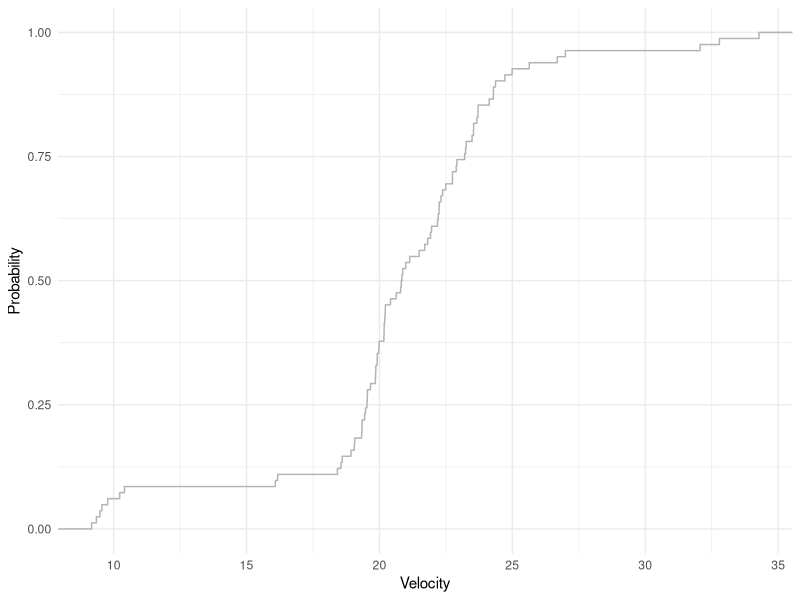
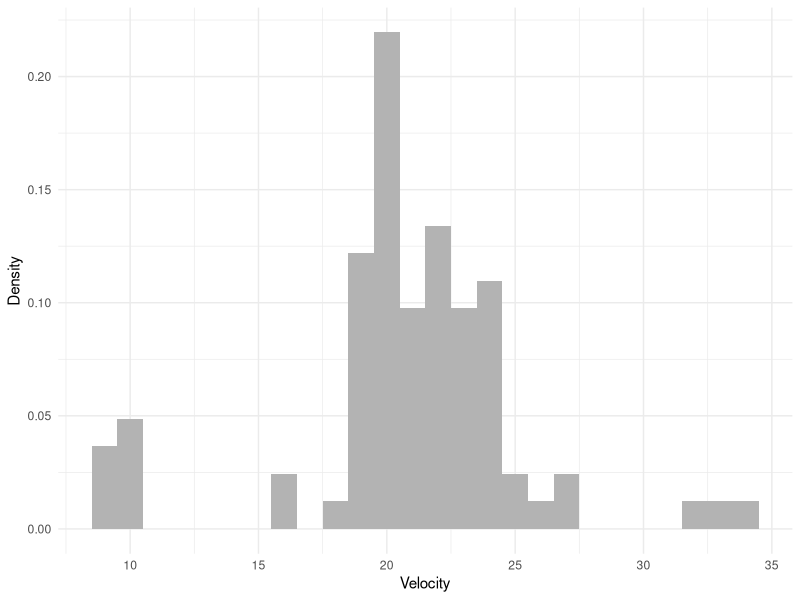
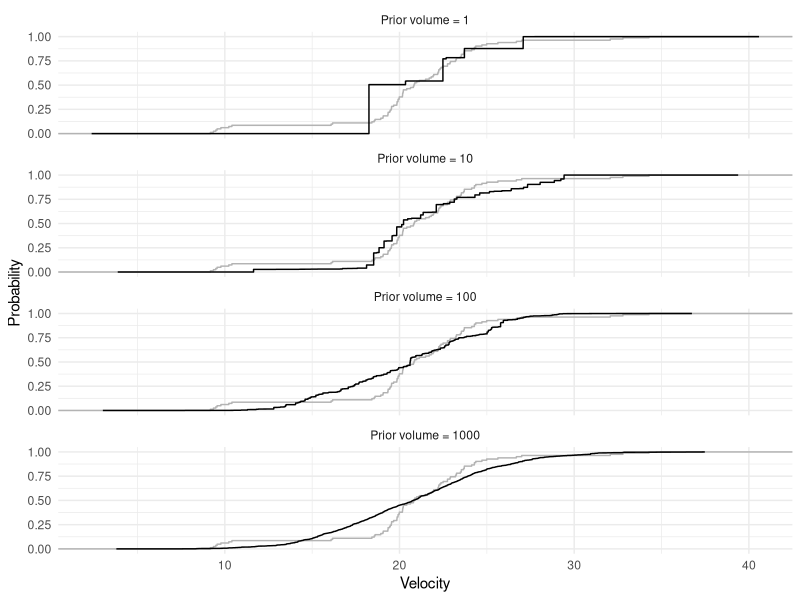
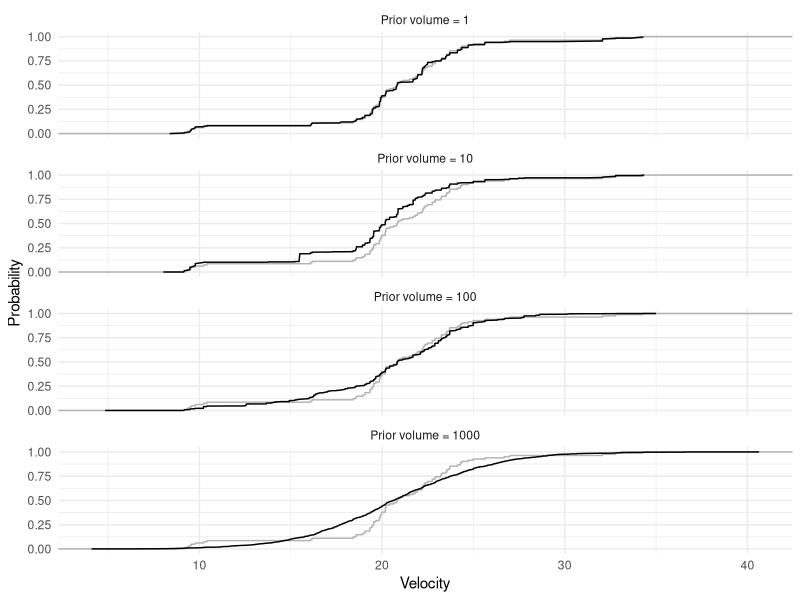
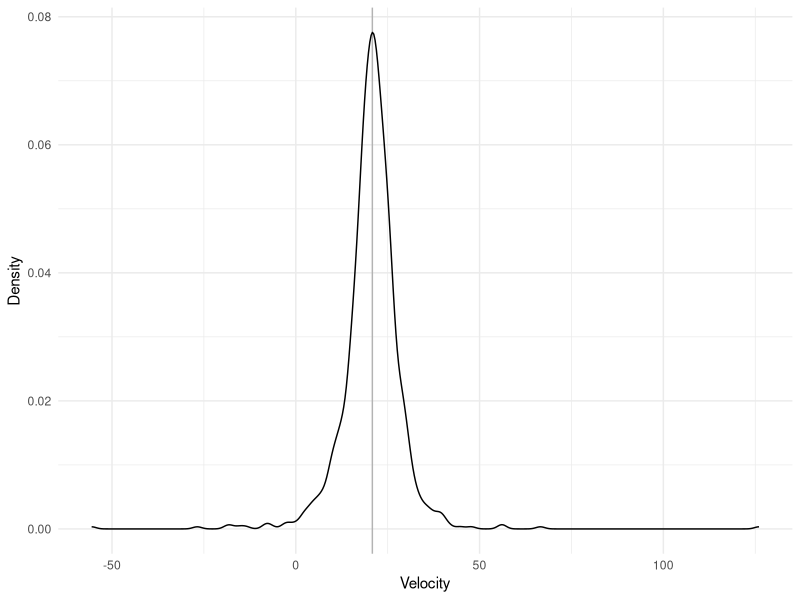
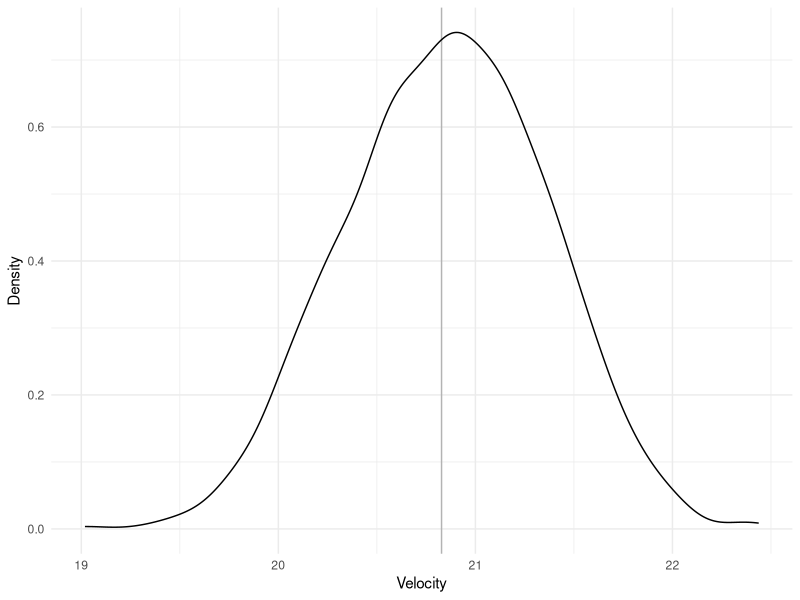
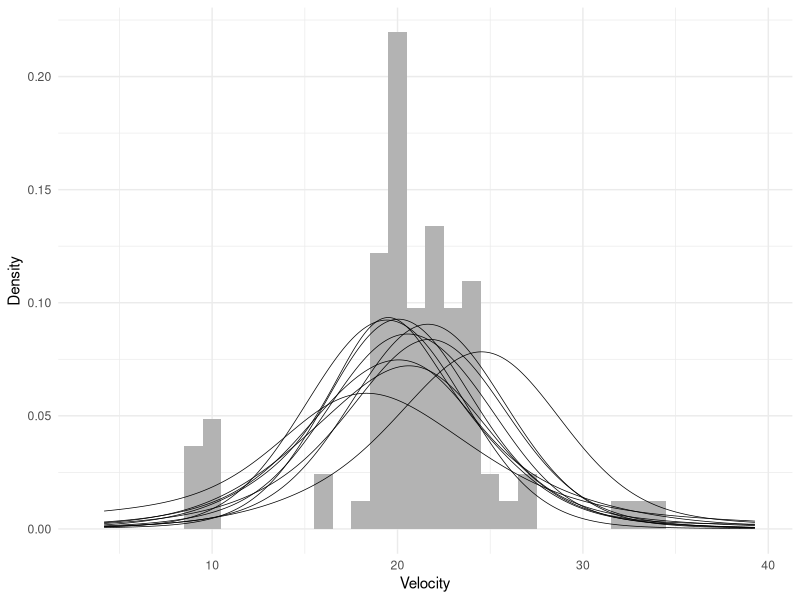
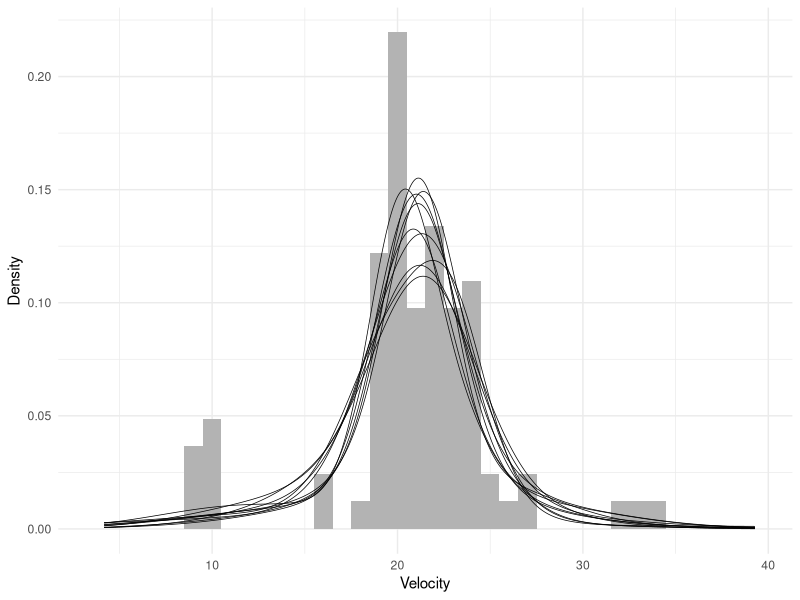

Here is the R script that generated these plots, in order:
## ---- chunk 1
library(MASS)
library(tidyverse)

theme_set(theme_minimal())
## ---- chunk 2
geom_reference <- function(data, type = 'cdf', binwidth = 1) {
  if (type == 'cdf') {
    stat_ecdf(data = data,
              mapping = aes(x),
              color = 'gray70')
  } else if (type == 'pdf') {
    geom_density(data = data,
                 mapping = aes(x),
                 color = 'gray70')
  } else if (type == 'histogram') {
    geom_histogram(data = data,
                   mapping = aes(x, y = ..count.. / sum(..count..)),
                   binwidth = binwidth,
                   fill = 'gray70')
  }
}
## ---- chunk 3
data <- tibble(x = galaxies / 1000)
## ---- chunk 4
ggplot() +
  geom_reference(data) +
  labs(x = 'Velocity', y = 'Probability')
## ---- chunk 5
ggplot() +
  geom_reference(data, type = 'histogram') +
  labs(x = 'Velocity', y = 'Density')
## ---- chunk 6
stick_break <- function(l, alpha, beta) {
  q <- rbeta(l, shape1 = alpha, shape2 = beta)
  q <- c(head(q, -1), 1)
  list(p = q * c(1, cumprod(1 - head(q, -1))), q = q)
}

nu_prior <- function(lambda = 1, mu0 = 0, sigma0 = 1) {
  sample_P0 <- function(l) rnorm(l, mean = mu0, sd = sigma0)
  list(sample_P0 = sample_P0, lambda = lambda)
}

nu_posterior <- function(x, lambda = 1, mu0 = 0, sigma0 = 1) {
  prior <- nu_prior(lambda = lambda, mu0 = mu0, sigma0 = sigma0)
  sample_P0 <- function(l) {
    i <- rbernoulli(l, p = lambda / (lambda + length(x)))
    i * prior$sample_P0(l) + (1 - i) * sample(x, l, replace = TRUE)
  }
  list(sample_P0 = sample_P0, lambda = lambda + length(x))
}

sample_DP <- function(l, nu) {
  x <- nu$sample_P0(l)
  p <- stick_break(l, 1, nu$lambda)$p
  tibble(x = x, p = p)
}

plot_distribution <- function(sample, reference) {
  sample <- sample %>%
    arrange(x) %>%
    mutate(p = cumsum(p))
  ggplot() +
    geom_reference(reference) +
    geom_line(data = sample, mapping = aes(x, p)) +
    labs(x = 'Velocity', y = 'Probability')
}
## ---- chunk 7
set.seed(42)

tibble(lambda = c(1, 10, 100, 1000)) %>%
  mutate(data = map(lambda, ~ sample_DP(l = 10000,
                                        nu = nu_prior(lambda = .x,
                                                      mu0 = mean(data$x),
                                                      sigma0 = sd(data$x))))) %>%
  unnest(data) %>%
  mutate(lambda = str_c('Prior volume = ', lambda)) %>%
  group_by(lambda) %>%
  plot_distribution(data) +
  facet_wrap(vars(lambda), ncol = 1)
## ---- chunk 8
set.seed(42)

tibble(lambda = c(1, 10, 100, 1000)) %>%
  mutate(data = map(lambda, ~ sample_DP(l = 10000,
                                        nu = nu_posterior(data$x,
                                                          lambda = .x,
                                                          mu0 = mean(data$x),
                                                          sigma0 = sd(data$x))))) %>%
  unnest(data) %>%
  mutate(lambda = str_c('Prior volume = ', lambda)) %>%
  group_by(lambda) %>%
  plot_distribution(data) +
  facet_wrap(vars(lambda), ncol = 1)
## ---- chunk 9
sample_Ptheta_prior <- function(l, mu0 = 0, kappa0 = 1, nu0 = 3, sigma0 = 1) {
  sigma <- sqrt((nu0 * sigma0^2) / rchisq(l, nu0))
  # sigma <- sqrt(1 / rgamma(l, nu0 / 2, nu0 * sigma0^2 / 2))
  mu <- rnorm(l, mu0, sigma / sqrt(kappa0))
  tibble(mu = mu, sigma = sigma)
}

sample_Ptheta_posterior <- function(l, x, mu0 = mean(x), kappa0 = 1, nu0 = 3, sigma0 = sd(x)) {
  n1 <- length(x)
  if (n1 == 0) {
    mu1 <- 0
    ss1 <- 0
  } else {
    mu1 <- mean(x)
    ss1 <- sum((x - mu1)^2)
  }
  sample_Ptheta_prior(
    l = l,
    mu0 = kappa0 / (kappa0 + n1) * mu0 + n1 / (kappa0 + n1) * mu1,
    kappa0 = kappa0 + n1,
    nu0 = nu0 + n1,
    sigma0 = sqrt((nu0 * sigma0^2 + ss1 + kappa0 * n1 / (kappa0 + n1) * (mu1 - mu0)^2) / (nu0 + n1))
  )
}

sample_Plambda_prior <- function(l, alpha0 = 2, beta0 = 0.1) {
  rgamma(l, alpha0, beta0)
}

sample_Plambda_posterior <- function(l, q, alpha0 = 2, beta0 = 0.1) {
  sample_Plambda_prior(
    l = l,
    alpha0 = alpha0 + length(q) - 1,
    beta0 = beta0 - sum(log(head(q, -1)))
  )
}

evaluate_Px <- function(x, theta) {
  dnorm(x, theta$mu, sqrt(theta$sigma))
}

evaluate_Pm_ <- function(draw, grid, type = 'cdf') {
  if (type == 'cdf') {
    method <- pnorm
  } else if (type == 'pdf') {
    method <- dnorm
  } else if (type == 'histogram') {
    method <- dnorm
  }
  bind_cols(draw$theta, tibble(p = draw$stick$p)) %>%
    mutate(.component = row_number()) %>%
    select(.component, everything()) %>%
    mutate(data = map2(mu, sigma, function(mu, sigma) {
                                  tibble(x = grid,
                                         y = method(grid, mu, sigma))
                                  })) %>%
    unnest(data) %>%
    group_by(x) %>%
    summarize(y = sum(p * y), .groups = 'drop')
}

evaluate_Pm <- function(draws, grid, ...) {
  process <- function(i) {
    evaluate_Pm_(draws[[i]], grid, ...) %>%
      mutate(.draw = i) %>%
      select(.draw, everything())
  }
  sapply(1:length(draws), process, simplify = FALSE) %>%
    bind_rows()
}

count_subjects <- function(m, k) {
  n <- rep(0, m)
  k <- as.data.frame(table(k))
  n[as.numeric(levels(k[ , 1]))[k[ , 1]]] <- k[ , 2]
  n
}

update_k <- function(x, state, prior_only = FALSE) {
  m <- length(state$stick$p)
  n <- length(x)
  if (prior_only) {
    p <- matrix(rep(1 / m, m * n), nrow = m, ncol = n)
  } else {
    x <- rep(x, each = m)
    theta <- state$theta %>% slice(rep(1:m, n))
    p <- matrix(evaluate_Px(x, theta), nrow = m, ncol = n)
    p <- sweep(p, 1, state$stick$p, `*`)
    p <- sweep(p, 2, colSums(p), `/`)
  }
  apply(p, 2, function(p) sample(1:m, 1, prob = p))
}

update_stick <- function(x, state, prior_only = FALSE) {
  m <- length(state$stick$p)
  if (prior_only) {
    alpha <- 1
    beta <- state$lambda
  } else {
    n <- count_subjects(m, state$k)
    alpha <- 1 + n
    beta <- state$lambda + sum(n) - cumsum(n)
  }
  stick_break(m, alpha, beta)
}

update_theta <- function(x, state, prior_only = FALSE, ...) {
  m <- length(state$stick$p)
  if (prior_only) {
    sapply(1:m, function(i) sample_Ptheta_prior(1, ...), simplify = FALSE) %>%
      bind_rows()
  } else {
    sapply(1:m, function(i) sample_Ptheta_posterior(1, x[state$k == i], ...),
           simplify = FALSE) %>%
      bind_rows()
  }
}

update_lambda <- function(x, state, prior_only = FALSE, ...) {
  if (prior_only) {
    sample_Plambda_prior(1, ...)
  } else {
    sample_Plambda_posterior(1, state$stick$q, ...)
  }
}

sample_DPM <- function(x, m, l,
                       n0 = 3,
                       mu0 = mean(x),
                       kappa0 = n0,
                       nu0 = n0,
                       sigma0 = sd(x),
                       lambda0 = 1,
                       alpha0 = n0,
                       beta0 = sqrt(n0) / 10,
                       prior_only = FALSE) {
  theta_prior <- list(
    mu0 = mu0,
    kappa0 = kappa0,
    nu0 = nu0,
    sigma0 = sigma0
  )
  lambda_prior <- list(
    alpha0 = alpha0,
    beta0 = beta0
  )
  state <- list(
    k = sample(1:m, length(x), replace = TRUE),
    stick = stick_break(m, 1, lambda0),
    theta = do.call(sample_Ptheta_prior, c(list(m), theta_prior)),
    lambda = lambda0
  )
  draws <- vector('list', l)
  for(i in 1:l) {
    arguments <- list(x, state, prior_only = prior_only)
    state$k <- do.call(update_k, arguments)
    arguments <- list(x, state, prior_only = prior_only)
    state$stick <- do.call(update_stick, arguments)
    arguments <- c(list(x, state, prior_only = prior_only), theta_prior)
    state$theta <- do.call(update_theta, arguments)
    arguments <- c(list(x, state, prior_only = prior_only), lambda_prior)
    state$lambda <- do.call(update_lambda, arguments)
    draws[[i]] <- state
  }
  draws
}

check_predictive <- function(draws, reference, size = 1000, type = 'cdf', ...) {
  grid <- seq(min(reference$x) - 5, to = max(reference$x) + 5, length.out = size)
  sample <- evaluate_Pm(draws, grid, type = type)
  ggplot() +
    geom_reference(reference, type = type, ...) +
    geom_line(data = sample, mapping = aes(x, y, group = .draw), size = 0.25) +
    labs(x = 'Velocity', y = 'Density')
}

summarize_inference <- function(draws, reference, size = 1000, type = 'cdf', ...) {
  grid <- seq(min(reference$x) - 5, to = max(reference$x) + 5, length.out = size)
  sample <- evaluate_Pm(draws, grid, type = type) %>%
    group_by(x) %>%
    summarize(y_mean = mean(y), .groups = 'drop')
  ggplot() +
    geom_reference(reference, type = type, ...) +
    geom_line(data = sample, mapping = aes(x, y_mean), size = 0.25) +
    labs(x = 'Velocity', y = 'Density')
}
## ---- chunk 10
set.seed(42)

sample_Ptheta_prior(1000, mu0 = mean(data$x), sigma0 = sd(data$x)) %>%
  ggplot() +
  geom_vline(xintercept = mean(data$x), color = 'gray70') +
  geom_density(aes(mu)) +
  labs(x = 'Velocity', y = 'Density')
## ---- chunk 11
set.seed(42)

sample_Ptheta_posterior(1000, data$x) %>%
  ggplot() +
  geom_vline(xintercept = mean(data$x), color = 'gray70') +
  geom_density(aes(mu)) +
  labs(x = 'Velocity', y = 'Density')
## ---- chunk 12
set.seed(42)

draws <- sample_DPM(data$x, 25, 1000, prior_only = TRUE)
check_predictive(sample(tail(draws, length(draws) / 2), 10), data,
                 type = 'histogram')
## ---- chunk 13
set.seed(42)

draws <- sample_DPM(data$x, 25, 1000)
check_predictive(sample(tail(draws, length(draws) / 2), 10), data,
                 type = 'histogram')
## ---- chunk 14
tibble(value = sapply(draws, function(draw) length(unique(draw$k)))) %>%
  mutate(draw = row_number()) %>%
  ggplot(aes(draw, value)) +
  geom_line(size = 0.1) +
  labs(x = 'Iteration', y = 'Position')
## ---- chunk 15
summarize_inference(tail(draws, length(draws) / 2), data,
                    type = 'histogram')
